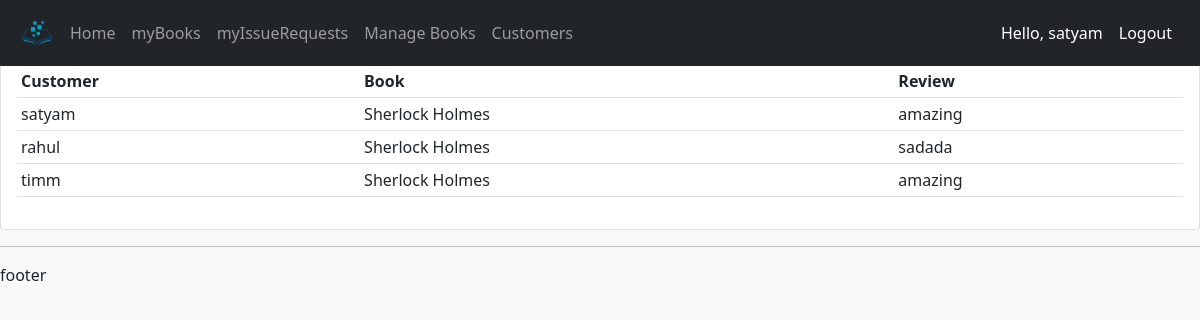
The page /reviewpage/1/ (signed in) on the database as committed earlier.
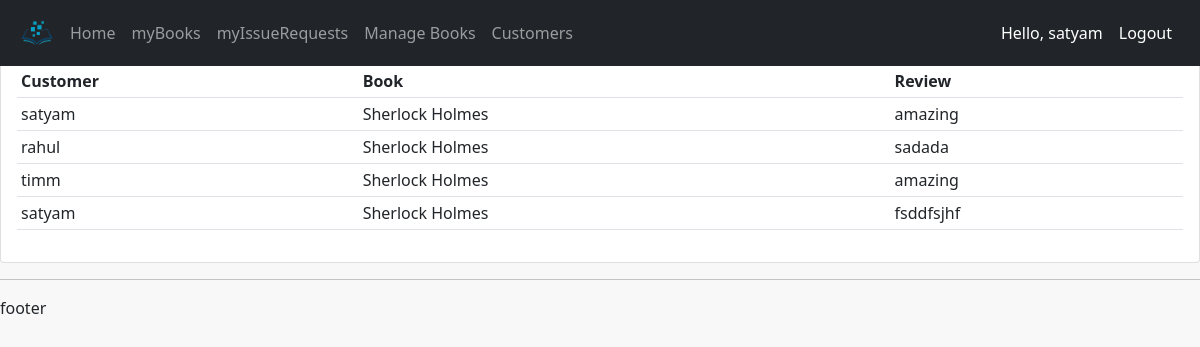
The same page on the database as committed later.
### accounts/models.py (models this page shows, shortened)
class Review(models.Model):
    user=models.ForeignKey(User,on_delete=models.CASCADE,null=True)
    book=models.ForeignKey(Book, max_length=200, on_delete=models.SET_NULL,null=True)
    Review=models.TextField(max_length=500,null=True)
    datecreated=models.DateTimeField(auto_now_add=True, null=True)

class Book(models.Model):
    name=models.CharField(max_length=200, null= True)
    category=models.ForeignKey(Category,on_delete=models.CASCADE,max_length=200,null=True)
    author=models.CharField(max_length=200,null=True)
    quantity=models.IntegerField(null=True,blank=True)
    language=models.CharField(max_length=100,null=True,blank=True)
    dimennsions=models.CharField(max_length=100,null=True,blank=True)
    description=models.TextField(max_length=500,null=True,blank=True)
    image=models.ImageField(default='defaultbook.png',null=True,blank=True)
    upvote=models.ManyToManyField(User,blank=True,related_name='upvote')
    downvote=models.ManyToManyField(User,blank=True,related_name='downvote')

### accounts/views.py (the view)
# urls.py: path('reviewpage/<str:pk>/',views.reviewPage,name='reviewpage'),
@login_required(login_url='login')
def reviewPage(request,pk):
    books=Book.objects.get(id=pk)
    reviews=books.review_set.all()
    context={'books':books,'reviews':reviews}
    return render(request,'accounts/reviewpage.html',context)

### accounts/templates/accounts/reviewpage.html
{% extends 'accounts/main.html' %} {% block content %}
<br />
<br />
<div class="row">
  <div class="col-md">
    <div class="card card-body">
      <table class="table table-sm">
        <tr>
          <th>Customer</th>
          <th>Book</th>
          <th>Review</th>
        </tr>
        {% for i in reviews %}
        <tr>
          <td>{{i.user}}</td>
          <td>{{i.book.name}}</td>
          <td>{{i.Review}}</td>
        </tr>
        {% endfor %}
      </table>
    </div>
  </div>
</div>
{% endblock %}

Rows that differ between the two databases and show on the page:
added Review: user "satyam", book.name "Sherlock Holmes", Review "fsddfsjhf"
